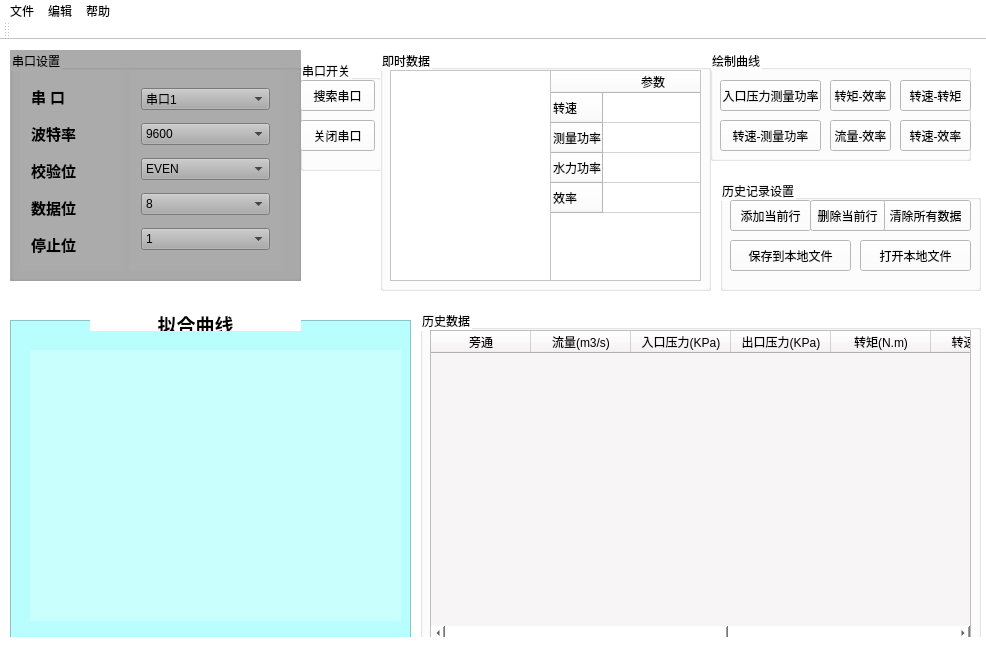
<?xml version="1.0" encoding="UTF-8"?>
<ui version="4.0">
 <class>MainWindow</class>
 <widget class="QMainWindow" name="MainWindow">
  <property name="geometry">
   <rect>
    <x>0</x>
    <y>0</y>
    <width>986</width>
    <height>659</height>
   </rect>
  </property>
  <property name="windowTitle">
   <string>MainWindow</string>
  </property>
  <property name="styleSheet">
   <string notr="true">background-color: rgb(255, 255, 255);</string>
  </property>
  <widget class="QWidget" name="centralWidget">
   <widget class="QGroupBox" name="serialGroupBox">
    <property name="geometry">
     <rect>
      <x>10</x>
      <y>10</y>
      <width>291</width>
      <height>231</height>
     </rect>
    </property>
    <property name="styleSheet">
     <string notr="true">background-color: rgb(171, 171, 171);

border-color: rgb(85, 0, 0);</string>
    </property>
    <property name="title">
     <string>串口设置</string>
    </property>
    <widget class="QWidget" name="layoutWidget">
     <property name="geometry">
      <rect>
       <x>10</x>
       <y>20</y>
       <width>101</width>
       <height>201</height>
      </rect>
     </property>
     <layout class="QVBoxLayout" name="verticalLayout">
      <item>
       <widget class="QLabel" name="label">
        <property name="text">
         <string>&lt;html&gt;&lt;head/&gt;&lt;body&gt;&lt;p&gt;&lt;span style=&quot; font-size:11pt; font-weight:600;&quot;&gt;串  口&lt;/span&gt;&lt;/p&gt;&lt;/body&gt;&lt;/html&gt;</string>
        </property>
       </widget>
      </item>
      <item>
       <widget class="QLabel" name="label_2">
        <property name="text">
         <string>&lt;html&gt;&lt;head/&gt;&lt;body&gt;&lt;p&gt;&lt;span style=&quot; font-size:11pt; font-weight:600;&quot;&gt;波特率&lt;/span&gt;&lt;/p&gt;&lt;/body&gt;&lt;/html&gt;</string>
        </property>
       </widget>
      </item>
      <item>
       <widget class="QLabel" name="label_3">
        <property name="text">
         <string>&lt;html&gt;&lt;head/&gt;&lt;body&gt;&lt;p&gt;&lt;span style=&quot; font-size:11pt; font-weight:600;&quot;&gt;校验位&lt;/span&gt;&lt;/p&gt;&lt;/body&gt;&lt;/html&gt;</string>
        </property>
       </widget>
      </item>
      <item>
       <widget class="QLabel" name="label_4">
        <property name="text">
         <string>&lt;html&gt;&lt;head/&gt;&lt;body&gt;&lt;p&gt;&lt;span style=&quot; font-size:11pt; font-weight:600;&quot;&gt;数据位&lt;/span&gt;&lt;/p&gt;&lt;/body&gt;&lt;/html&gt;</string>
        </property>
       </widget>
      </item>
      <item>
       <widget class="QLabel" name="label_5">
        <property name="text">
         <string>&lt;html&gt;&lt;head/&gt;&lt;body&gt;&lt;p&gt;&lt;span style=&quot; font-size:11pt; font-weight:600;&quot;&gt;停止位&lt;/span&gt;&lt;/p&gt;&lt;/body&gt;&lt;/html&gt;</string>
        </property>
       </widget>
      </item>
     </layout>
    </widget>
    <widget class="QWidget" name="layoutWidget">
     <property name="geometry">
      <rect>
       <x>120</x>
       <y>20</y>
       <width>151</width>
       <height>201</height>
      </rect>
     </property>
     <layout class="QVBoxLayout" name="verticalLayout_2">
      <item>
       <widget class="QComboBox" name="serialCombo">
        <property name="maximumSize">
         <size>
          <width>149</width>
          <height>16777215</height>
         </size>
        </property>
        <property name="whatsThis">
         <string>&lt;html&gt;&lt;head/&gt;&lt;body&gt;&lt;p&gt;&lt;br/&gt;&lt;/p&gt;&lt;/body&gt;&lt;/html&gt;</string>
        </property>
        <item>
         <property name="text">
          <string>串口1</string>
         </property>
        </item>
        <item>
         <property name="text">
          <string>串口2</string>
         </property>
        </item>
        <item>
         <property name="text">
          <string>串口3</string>
         </property>
        </item>
       </widget>
      </item>
      <item>
       <widget class="QComboBox" name="boundCombo">
        <item>
         <property name="text">
          <string>9600</string>
         </property>
        </item>
        <item>
         <property name="text">
          <string>14400</string>
         </property>
        </item>
        <item>
         <property name="text">
          <string>28800</string>
         </property>
        </item>
       </widget>
      </item>
      <item>
       <widget class="QComboBox" name="textBitCombo">
        <item>
         <property name="text">
          <string>EVEN</string>
         </property>
        </item>
        <item>
         <property name="text">
          <string>ODD</string>
         </property>
        </item>
        <item>
         <property name="text">
          <string>NONE</string>
         </property>
        </item>
       </widget>
      </item>
      <item>
       <widget class="QComboBox" name="dataBitCombo">
        <item>
         <property name="text">
          <string>8</string>
         </property>
        </item>
        <item>
         <property name="text">
          <string>9</string>
         </property>
        </item>
        <item>
         <property name="text">
          <string>8.5</string>
         </property>
        </item>
       </widget>
      </item>
      <item>
       <widget class="QComboBox" name="stopBitCombo">
        <property name="minimumSize">
         <size>
          <width>0</width>
          <height>20</height>
         </size>
        </property>
        <item>
         <property name="text">
          <string>1</string>
         </property>
        </item>
        <item>
         <property name="text">
          <string>2</string>
         </property>
        </item>
       </widget>
      </item>
     </layout>
    </widget>
   </widget>
   <widget class="QGroupBox" name="groupBox_2">
    <property name="geometry">
     <rect>
      <x>710</x>
      <y>10</y>
      <width>261</width>
      <height>111</height>
     </rect>
    </property>
    <property name="title">
     <string>绘制曲线</string>
    </property>
    <widget class="QPushButton" name="gorguEBtn">
     <property name="geometry">
      <rect>
       <x>10</x>
       <y>30</y>
       <width>101</width>
       <height>31</height>
      </rect>
     </property>
     <property name="text">
      <string>入口压力测量功率</string>
     </property>
    </widget>
    <widget class="QPushButton" name="TorqueEBtn">
     <property name="geometry">
      <rect>
       <x>120</x>
       <y>30</y>
       <width>61</width>
       <height>31</height>
      </rect>
     </property>
     <property name="text">
      <string>转矩-效率</string>
     </property>
    </widget>
    <widget class="QPushButton" name="speedEBtn">
     <property name="geometry">
      <rect>
       <x>10</x>
       <y>70</y>
       <width>101</width>
       <height>31</height>
      </rect>
     </property>
     <property name="text">
      <string>转速-测量功率</string>
     </property>
    </widget>
    <widget class="QPushButton" name="liqidEBtn">
     <property name="geometry">
      <rect>
       <x>120</x>
       <y>70</y>
       <width>61</width>
       <height>31</height>
      </rect>
     </property>
     <property name="text">
      <string>流量-效率</string>
     </property>
    </widget>
    <widget class="QPushButton" name="SpeedTorqueBtn">
     <property name="geometry">
      <rect>
       <x>190</x>
       <y>30</y>
       <width>71</width>
       <height>31</height>
      </rect>
     </property>
     <property name="text">
      <string>转速-转矩</string>
     </property>
    </widget>
    <widget class="QPushButton" name="SpeedRatioBtn">
     <property name="geometry">
      <rect>
       <x>190</x>
       <y>70</y>
       <width>71</width>
       <height>31</height>
      </rect>
     </property>
     <property name="text">
      <string>转速-效率</string>
     </property>
    </widget>
   </widget>
   <widget class="QGroupBox" name="groupBox_3">
    <property name="geometry">
     <rect>
      <x>720</x>
      <y>140</y>
      <width>261</width>
      <height>111</height>
     </rect>
    </property>
    <property name="title">
     <string>历史记录设置</string>
    </property>
    <widget class="QPushButton" name="clearDataBtn">
     <property name="geometry">
      <rect>
       <x>160</x>
       <y>20</y>
       <width>91</width>
       <height>31</height>
      </rect>
     </property>
     <property name="text">
      <string>清除所有数据</string>
     </property>
    </widget>
    <widget class="QPushButton" name="addItemBtn">
     <property name="geometry">
      <rect>
       <x>10</x>
       <y>20</y>
       <width>81</width>
       <height>31</height>
      </rect>
     </property>
     <property name="styleSheet">
      <string notr="true">background-color: rgb(255, 255, 255);</string>
     </property>
     <property name="text">
      <string>添加当前行</string>
     </property>
    </widget>
    <widget class="QPushButton" name="deleteLineBtn">
     <property name="geometry">
      <rect>
       <x>90</x>
       <y>20</y>
       <width>75</width>
       <height>31</height>
      </rect>
     </property>
     <property name="text">
      <string>删除当前行</string>
     </property>
    </widget>
    <widget class="QPushButton" name="saveLocalBtn">
     <property name="geometry">
      <rect>
       <x>10</x>
       <y>60</y>
       <width>121</width>
       <height>31</height>
      </rect>
     </property>
     <property name="text">
      <string>保存到本地文件</string>
     </property>
    </widget>
    <widget class="QPushButton" name="openLocalBtn">
     <property name="geometry">
      <rect>
       <x>140</x>
       <y>60</y>
       <width>111</width>
       <height>31</height>
      </rect>
     </property>
     <property name="text">
      <string>打开本地文件</string>
     </property>
    </widget>
   </widget>
   <widget class="QGroupBox" name="groupBox_4">
    <property name="geometry">
     <rect>
      <x>380</x>
      <y>10</y>
      <width>331</width>
      <height>241</height>
     </rect>
    </property>
    <property name="title">
     <string>即时数据</string>
    </property>
    <widget class="QTableWidget" name="data2tableWidget">
     <property name="geometry">
      <rect>
       <x>170</x>
       <y>20</y>
       <width>151</width>
       <height>211</height>
      </rect>
     </property>
     <property name="styleSheet">
      <string notr="true"/>
     </property>
     <row>
      <property name="text">
       <string>转速</string>
      </property>
     </row>
     <row>
      <property name="text">
       <string>测量功率</string>
      </property>
     </row>
     <row>
      <property name="text">
       <string>水力功率</string>
      </property>
     </row>
     <row>
      <property name="text">
       <string>效率</string>
      </property>
     </row>
     <column>
      <property name="text">
       <string>参数</string>
      </property>
     </column>
    </widget>
    <widget class="QTableWidget" name="data1tableWidget">
     <property name="geometry">
      <rect>
       <x>10</x>
       <y>20</y>
       <width>161</width>
       <height>211</height>
      </rect>
     </property>
    </widget>
   </widget>
   <widget class="QGroupBox" name="groupBox_5">
    <property name="geometry">
     <rect>
      <x>420</x>
      <y>270</y>
      <width>561</width>
      <height>341</height>
     </rect>
    </property>
    <property name="title">
     <string>历史数据</string>
    </property>
    <widget class="QTableWidget" name="tableWidget">
     <property name="geometry">
      <rect>
       <x>10</x>
       <y>20</y>
       <width>541</width>
       <height>311</height>
      </rect>
     </property>
     <property name="styleSheet">
      <string notr="true">background-color: rgb(248, 245, 247);</string>
     </property>
     <column>
      <property name="text">
       <string>旁通</string>
      </property>
     </column>
     <column>
      <property name="text">
       <string>流量(m3/s)</string>
      </property>
     </column>
     <column>
      <property name="text">
       <string>入口压力(KPa)</string>
      </property>
     </column>
     <column>
      <property name="text">
       <string>出口压力(KPa)</string>
      </property>
     </column>
     <column>
      <property name="text">
       <string>转矩(N.m)</string>
      </property>
     </column>
     <column>
      <property name="text">
       <string>转速(r/min)</string>
      </property>
     </column>
     <column>
      <property name="text">
       <string>测量功率(w)</string>
      </property>
     </column>
     <column>
      <property name="text">
       <string>水力功率(w)</string>
      </property>
     </column>
     <column>
      <property name="text">
       <string>效率</string>
      </property>
     </column>
    </widget>
   </widget>
   <widget class="QLabel" name="curveDisNameLabel">
    <property name="geometry">
     <rect>
      <x>90</x>
      <y>270</y>
      <width>211</width>
      <height>21</height>
     </rect>
    </property>
    <property name="text">
     <string>&lt;html&gt;&lt;head/&gt;&lt;body&gt;&lt;p align=&quot;center&quot;&gt;&lt;span style=&quot; font-size:14pt; font-weight:600;&quot;&gt;拟合曲线&lt;/span&gt;&lt;/p&gt;&lt;/body&gt;&lt;/html&gt;</string>
    </property>
   </widget>
   <widget class="QFrame" name="widgetOnFrame">
    <property name="geometry">
     <rect>
      <x>10</x>
      <y>280</y>
      <width>401</width>
      <height>321</height>
     </rect>
    </property>
    <property name="styleSheet">
     <string notr="true">
background-color: rgb(184, 254, 255);</string>
    </property>
    <property name="frameShape">
     <enum>QFrame::StyledPanel</enum>
    </property>
    <property name="frameShadow">
     <enum>QFrame::Raised</enum>
    </property>
    <widget class="QWidget" name="widget" native="true">
     <property name="geometry">
      <rect>
       <x>20</x>
       <y>30</y>
       <width>371</width>
       <height>271</height>
      </rect>
     </property>
     <property name="styleSheet">
      <string notr="true">border-color: rgb(85, 0, 0);
background-color: rgb(201, 255, 252);</string>
     </property>
    </widget>
   </widget>
   <widget class="QGroupBox" name="groupBox">
    <property name="geometry">
     <rect>
      <x>300</x>
      <y>20</y>
      <width>81</width>
      <height>111</height>
     </rect>
    </property>
    <property name="styleSheet">
     <string notr="true">border-color: rgb(85, 0, 0);
</string>
    </property>
    <property name="title">
     <string>串口开关</string>
    </property>
    <widget class="QPushButton" name="searchSerialBtn">
     <property name="geometry">
      <rect>
       <x>0</x>
       <y>20</y>
       <width>75</width>
       <height>31</height>
      </rect>
     </property>
     <property name="text">
      <string>搜索串口</string>
     </property>
    </widget>
    <widget class="QPushButton" name="switchBtn">
     <property name="geometry">
      <rect>
       <x>0</x>
       <y>60</y>
       <width>75</width>
       <height>31</height>
      </rect>
     </property>
     <property name="text">
      <string>关闭串口</string>
     </property>
    </widget>
   </widget>
   <zorder>groupBox</zorder>
   <zorder>serialGroupBox</zorder>
   <zorder>groupBox_2</zorder>
   <zorder>groupBox_3</zorder>
   <zorder>groupBox_4</zorder>
   <zorder>groupBox_5</zorder>
   <zorder>widgetOnFrame</zorder>
   <zorder>curveDisNameLabel</zorder>
  </widget>
  <widget class="QMenuBar" name="menuBar">
   <property name="geometry">
    <rect>
     <x>0</x>
     <y>0</y>
     <width>986</width>
     <height>23</height>
    </rect>
   </property>
   <widget class="QMenu" name="menu">
    <property name="title">
     <string>文件</string>
    </property>
   </widget>
   <widget class="QMenu" name="menu_2">
    <property name="title">
     <string>帮助</string>
    </property>
   </widget>
   <widget class="QMenu" name="menu_3">
    <property name="title">
     <string>编辑</string>
    </property>
   </widget>
   <addaction name="menu"/>
   <addaction name="menu_3"/>
   <addaction name="menu_2"/>
  </widget>
  <widget class="QToolBar" name="mainToolBar">
   <attribute name="toolBarArea">
    <enum>TopToolBarArea</enum>
   </attribute>
   <attribute name="toolBarBreak">
    <bool>false</bool>
   </attribute>
  </widget>
  <widget class="QStatusBar" name="statusBar"/>
 </widget>
 <layoutdefault spacing="6" margin="11"/>
 <resources/>
 <connections/>
</ui>
